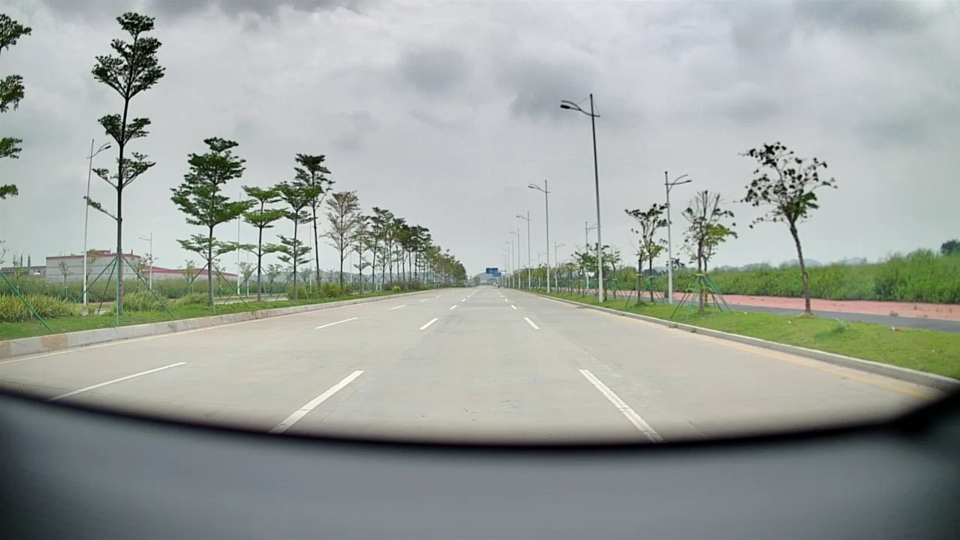
#> input picture data/test.jpeg, 1920 x 1080 px (shown at 1/2 size); its folder holds only this picture in this run
$ python leastSquare.py
#> lines starting #> are read from the running program, lines starting #| are printed output that depends on the picture; after the words box and inside, x2 and y2 are one past the last pixel; in counts of white or black regions, pixels touching at a corner belong together; long printed decimals are rounded
#coding=utf-8
import cv2
import os
from glob import glob
import numpy as np

# 读取图像并进行车道线提取
def extract_lane_lines(image):
    # 图像预处理，例如灰度化、边缘检测等
    gray = cv2.cvtColor(image, cv2.COLOR_BGR2GRAY)
    blur = cv2.GaussianBlur(gray, (5, 5), 0)
    edges = cv2.Canny(gray, 50, 150)

    ## 进行直线检测
    #lines = cv2.HoughLinesP(edges, 1, np.pi/180, threshold=50, minLineLength=100, maxLineGap=50)

    ## 返回检测到的车道线
    #return lines
    # 过滤出在三角形区域内的直线
    triangle_points = np.array([[0, 800], [950, 550], [1919, 800]], np.int32)  # 根据您指定的三角形顶点坐标定义一个三角形

    # 创建掩膜图像，将三角形区域填充为白色，其余区域填充为黑色
    mask = np.zeros_like(edges)
    cv2.fillPoly(mask, [triangle_points], 255)

    # 应用掩膜，只保留三角形区域内的边缘
    masked_edges = cv2.bitwise_and(edges, mask)

    # 进行直线检测
    lines = cv2.HoughLinesP(masked_edges, 2, np.pi/180, threshold=100, minLineLength=100, maxLineGap=50)
    return np.array(lines)

# 计算交点
def compute_vanishing_point(lines):
    # 将检测到的直线转换为二维数组
    lines = lines.squeeze()

    # 构建最小二乘法拟合所需的数据
    A = []
    b = []

    for Line in lines:
        x1, y1, x2, y2 = Line
        A.append([y1 - y2, x2 - x1])
        b.append([x2*y1 - x1*y2])

    # 使用最小二乘法求解消失点
    A = np.array(A)
    b = np.array(b)
    #x = np.linalg.lstsq(A, b, rcond=None)[0]
    #vanishing_point = [x[0], x[1]]  # 注意交换坐标位置

    # 计算A的奇异值分解
    U, S, V = np.linalg.svd(A, full_matrices=False)

    # 计算伪逆矩阵
    S_inv = np.diag(1 / S)
    A_inv = np.dot(V.T, np.dot(S_inv, U.T))

    # 计算最小二乘解
    x = np.dot(A_inv, b)

    vanishing_point = [x[0, 0], x[1, 0]]  # 注意交换坐标位置


    # 返回消失点的坐标
    return vanishing_point

# 可视化车道线和消失点
def visualize_results(image, lane_lines, vanishing_point):
    # 在图像上绘制车道线
    for line in lane_lines:
        x1, y1, x2, y2 = line[0]
        cv2.line(image, (x1, y1), (x2, y2), (0, 0, 255), 2)

    # 在图像上绘制消失点
    if vanishing_point is not None:
        vx, vy = vanishing_point
        vx = int(vx)
        vy = int(vy)
        cv2.circle(image, (vx, vy), 5, (0, 255, 0), -1)

    # 显示图像
    cv2.imshow("Lane Detection", image)
    cv2.waitKey(0)
    cv2.destroyAllWindows()

# 处理所有图像
def process_images(image_files):
    for file in image_files:
        # 读取图像
        image = cv2.imread(file)
#> image is the input picture: shape (1080, 1920, 3); mean B, G, R 158.2, 163.3, 157.8

        # 提取车道线
        lane_lines = extract_lane_lines(image)
#> in extract_lane_lines, `gray = cv2.cvtColor(image, cv2.COLOR_BGR2GRAY)`:
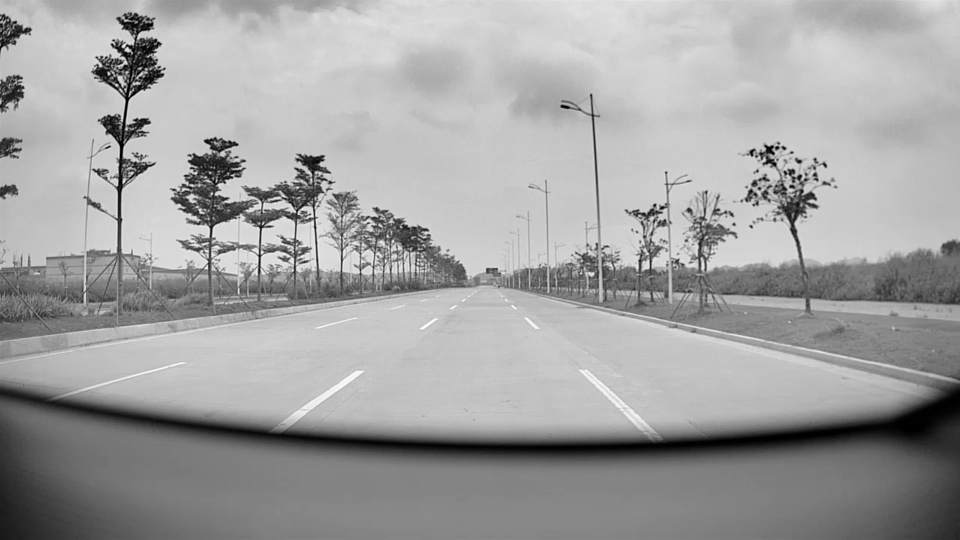
#> gray: shape (1080, 1920) (shown at 1/2 size); min 0, max 254, mean 161.1
#> in extract_lane_lines, `edges = cv2.Canny(gray, 50, 150)`:
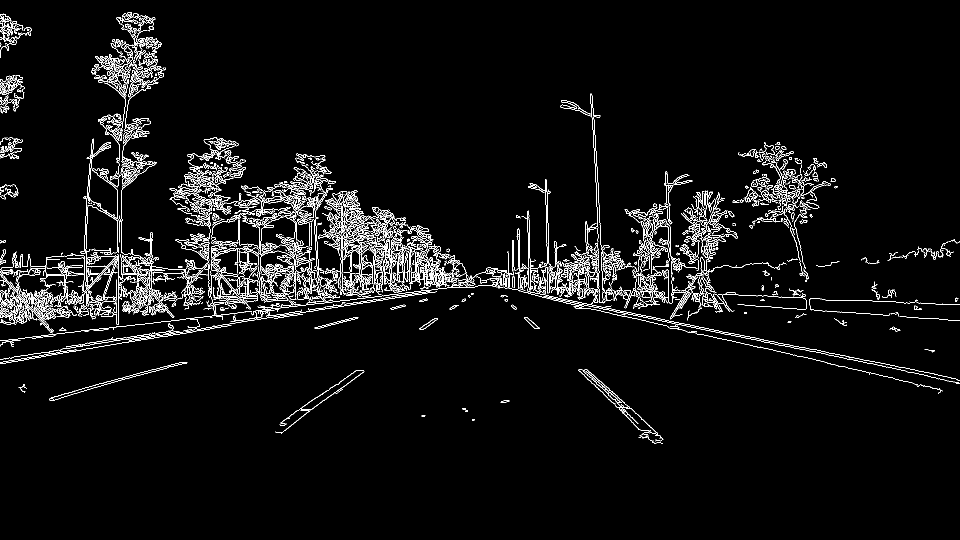
#> edges: shape (1080, 1920) (shown at 1/2 size); 4% white in thin lines or dots, all inside (x1, y1, x2, y2) = (0, 24, 1920, 888)
#> in extract_lane_lines, `cv2.fillPoly(mask, [triangle_points], 255)`:
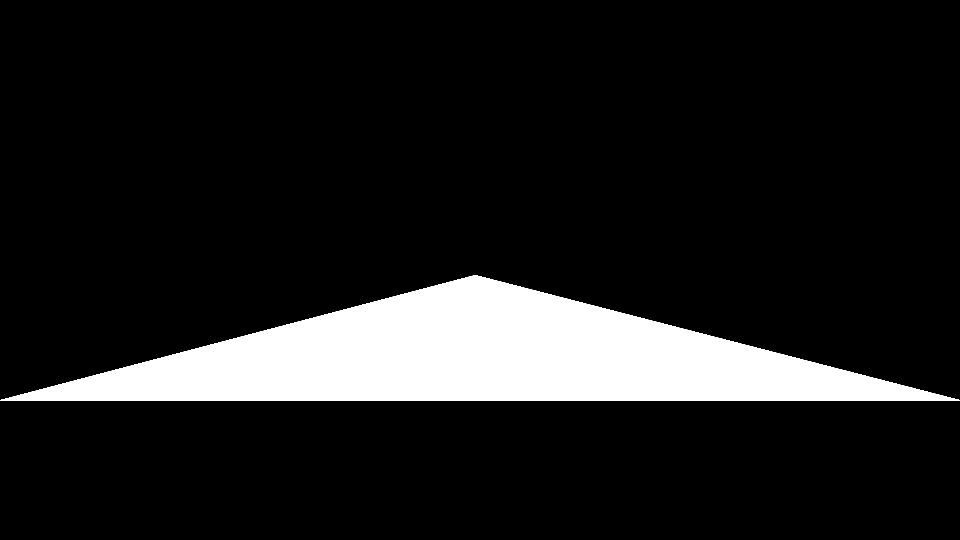
#> mask: shape (1080, 1920) (shown at 1/2 size); 11.7% white; 1 white region, box (x1, y1, x2, y2) and area: (0, 550, 1920, 801) 241795
#> in extract_lane_lines, `masked_edges = cv2.bitwise_and(edges, mask)`:
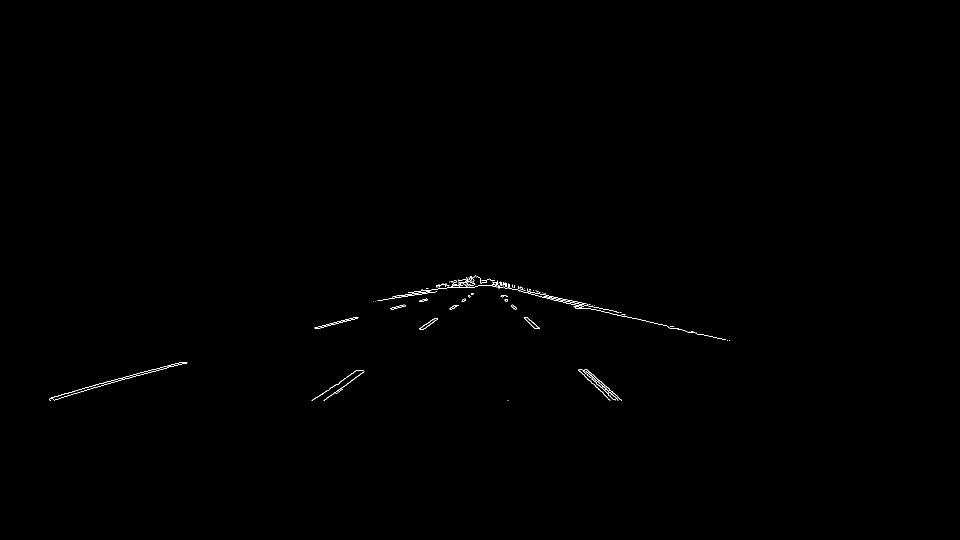
#> masked_edges: shape (1080, 1920) (shown at 1/2 size); 0.19% white in thin lines or dots, all inside (x1, y1, x2, y2) = (98, 550, 1460, 801)
#> in extract_lane_lines, `lines = cv2.HoughLinesP(masked_edges, 2, np.pi/180, threshold=100, min..`: lines = 22 rows, first 6: [1249, 632, 1401, 669], [190, 774, 374, 724], [1342, 652, 1459, 681], [928, 559, 1242, 625], [968, 560, 1078, 656], [100, 796, 269, 748]
#> lane_lines has the same summary as lines in extract_lane_lines

        # 计算消失点
        vanishing_point = compute_vanishing_point(lane_lines)
#> the loop in compute_vanishing_point, `for Line in lines:` made 22 passes
#> (x1, y1, x2, y2) on passes 1 to 12: (1249, 632, 1401, 669), (190, 774, 374, 724), (1342, 652, 1459, 681), (928, 559, 1242, 625), (968, 560, 1078, 656), (100, 796, 269, 748), (266, 749, 367, 724), (1329, 651, 1458, 681), (839, 656, 982, 560), (187, 775, 372, 726), (951, 551, 1074, 657), (934, 557, 1188, 611)
#> after the loop in compute_vanishing_point, `for Line in lines:`: A = [[-37, 152], [50, 184], [-29, 117], [-66, 314], [-96, 110], [48, 169], [25, 101], [-30, 129], [96, 143], [49, 185], [-106, 123], [-54, 254], [42, 202], [-62, 234], [93, 144], [98, 146], [-96, 100], [39, 244], [97, 134], [-103, 110], [0, 156], [-27, 112]]; b = [[49851], [151916], [37366], [114278], [-31328], [139324], [82299], [44109], [174352], [152538], [-33033], [91042], [153238], [71604], [173058], [178290], [-37116], [176177], [170391], [-37837], [89076], [37146]]
#> in compute_vanishing_point, `A = np.array(A)`: A = 22 rows, first 8: [-37, 152], [50, 184], [-29, 117], [-66, 314], [-96, 110], [48, 169], [25, 101], [-30, 129]
#> in compute_vanishing_point, `b = np.array(b)`: b = 22 values, max 178290 at index 15, min -37837 at index 19, mean 88488.2
#> in compute_vanishing_point, `U, S, V = np.linalg.svd(A, full_matrices=False)`: U = 22 rows, first 8: [-0.19, 0.108], [-0.228, -0.164], [-0.146, 0.0849], [-0.392, 0.191], [-0.139, 0.294], [-0.209, -0.157], [-0.125, -0.0825], [-0.161, 0.0874]; S = [803.3, 321.1]; V = [[0.0149, -1], [-1, -0.0149]]
#> in compute_vanishing_point, `S_inv = np.diag(1 / S)`: S_inv = [[0.00124, 0], [0, 0.00311]]
#> in compute_vanishing_point, `x = np.dot(A_inv, b)`: x = [971.9, 565.1]
#> vanishing_point = [971.9, 565.1]

        # 可视化结果
        visualize_results(image, lane_lines, vanishing_point)
#> the loop in visualize_results, `for line in lane_lines:` made 22 passes
#> after the loop in visualize_results, `for line in lane_lines:`:
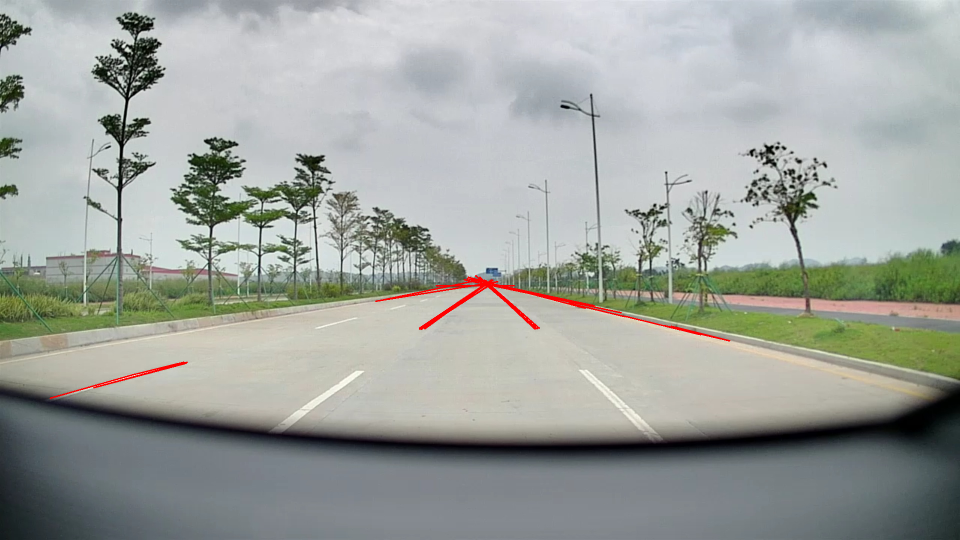
#> image: shape (1080, 1920, 3) (shown at 1/2 size); 0.41% of pixels changed, all inside (x1, y1, x2, y2) = (99, 550, 1461, 798)
#> in visualize_results, `vx, vy = vanishing_point`: vx = 971.9; vy = 565.1
#> in visualize_results, `vx = int(vx)`: vx = 971
#> in visualize_results, `vy = int(vy)`: vy = 565
#> in visualize_results, `cv2.circle(image, (vx, vy), 5, (0, 255, 0), -1)`: image: shape (1080, 1920, 3); under 0.01% of pixels changed, all inside (x1, y1, x2, y2) = (966, 560, 977, 571)

        # 打印消失点坐标
        print("Vanishing Point for", file, ":", vanishing_point)
#| Vanishing Point for ./data/test.jpeg : [971.915, 565.132]

# 图像文件列表
image_files = []
image_files += glob(os.path.join('./data', "*.jpeg"))
image_files += glob(os.path.join('./data', "*.jpg"))

# 处理图像
process_images(image_files)
